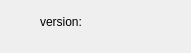
<?xml version="1.0" encoding="UTF-8"?>
<ui version="4.0">
 <class>VersionDlg</class>
 <widget class="QDialog" name="VersionDlg">
  <property name="geometry">
   <rect>
    <x>0</x>
    <y>0</y>
    <width>191</width>
    <height>53</height>
   </rect>
  </property>
  <property name="windowTitle">
   <string>Dialog</string>
  </property>
  <widget class="QLabel" name="label">
   <property name="geometry">
    <rect>
     <x>40</x>
     <y>10</y>
     <width>68</width>
     <height>23</height>
    </rect>
   </property>
   <property name="text">
    <string>version:</string>
   </property>
  </widget>
  <widget class="QLabel" name="version_label">
   <property name="geometry">
    <rect>
     <x>110</x>
     <y>10</y>
     <width>68</width>
     <height>23</height>
    </rect>
   </property>
   <property name="text">
    <string/>
   </property>
  </widget>
 </widget>
 <resources/>
 <connections/>
</ui>
